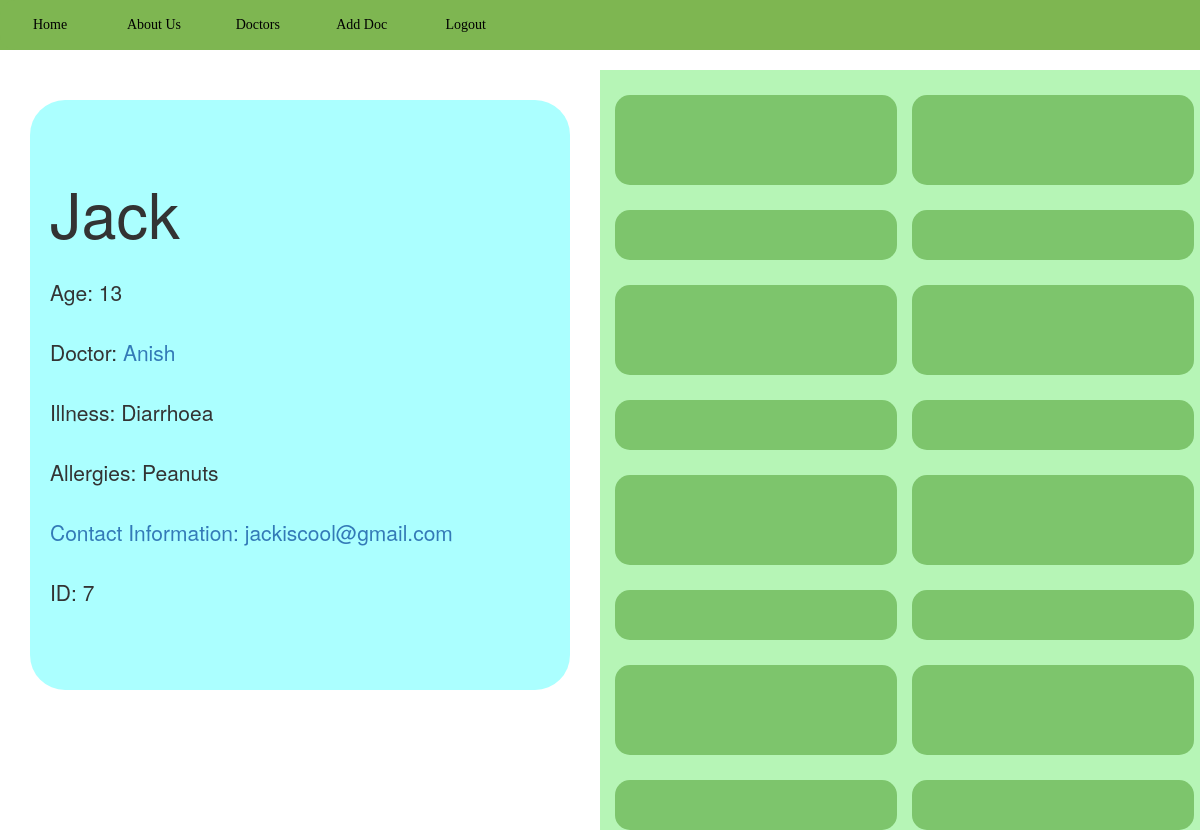
/patient_detail_view/7/ (signed in), run on the app's committed database.
### basic_app/models.py (models this page shows, shortened)
class Patient(models.Model):
    name= models.CharField(max_length=200)
    age = models.CharField(max_length=200)
    gender = models.CharField(max_length=200)
    illness= models.CharField(max_length=200)
    allergies= models.CharField(max_length=200)
    email= models.EmailField(max_length=200)
    doctor= models.ForeignKey('basic_app.Doctor', related_name='patients')

class Doctor(models.Model):
    name = models.CharField(max_length=200)
    age = models.CharField(max_length=200)
    gender = models.CharField(max_length=200)
    degree =models.CharField(max_length=200)
    description = models.TextField()
    def __str__(self):
        return self.name

### basic_app/views.py (the view)
# urls.py: url(r'^patient_detail_view/(?P<pk>\d+)/$',views.PatientDetailView.as_view(), name='patient_detail_view'),
class PatientDetailView(LoginRequiredMixin, DetailView):
    model= Patient

### basic_app/templates/basic_app/patient_detail.html (shortened to what this page needs)
{% extends 'basic_app/base.html' %}
{% block content %}
<div style = "width: 100%;height:100%; display: flex;">
<div class = "docdesc">
  <div class="jumbotron" style="background-color: rgb(171, 255, 255);border-radius:35px">
    <h1 id = "Doc">{{patient.name}}</h1>
    <p class = "desc">Age: {{patient.age}}</p>
    <p class="desc">Doctor: <a href="{%url 'doctor_detail' pk=patient.doctor.pk%}">{{patient.doctor}}</a></p>
    <p class = "desc">Illness: {{patient.illness}}</p>
    <p class ="desc"> Allergies: {{patient.allergies}} </p>
    <a href="https://www.google.com/intl/en_in/gmail/about/"><p class ="desc" > Contact Information: {{patient.email}} </p></a>
    <p class = "desc">ID: {{patient.id}}</p>
    <br>
  </div>
</div>
<div class = "docconsult">
  <div id= "big">
      <div class = "docs">
          <br>
          <br>
      </div>
      <div class = "docs">
          <br>
          <br>
      </div>
      <div class = "docs">
      </div>
      <div class = "docs">
      </div>
      <div class = "docs">
          <br>
          <br>
      </div>
      <div class = "docs">
          <br>
          <br>
      </div>
      <div class = "docs">
      </div>
      <div class = "docs">
      </div>
      <div class = "docs">
          <br>
          <br>
      </div>
      <div class = "docs">
          <br>
          <br>
      </div>
      <div class = "docs">
      </div>
      <div class = "docs">
      </div>
      <div class = "docs">
          <br>
          <br>
      </div>
      <div class = "docs">
          <br>
          <br>
      </div>
      <div class = "docs">
      </div>
      <div class = "docs">
      </div>
  </div>
</div>
</div>
{%endblock%}

### basic_app/static/basic_app.css (style rules this page uses)
.body { background-color: rgb(255, 255, 255); }
.docs { width:47%; background-color: rgb(125, 197, 108); margin-left:15px; margin-top: 25px; padding:15px; border-radius: 15px; float:left; }
#Doc { margin-left:20px; margin-top:30px; }
.desc { margin-top:30px; margin-left:20px; }
.docdesc { display: inline-block; width: 50%; padding:30px; }
.docconsult { height:100%; width:50%; background-color: rgb(182, 245, 182); display: inline-block; text-align: center; }

### data on the page
Patient: name "Jack", age "13", doctor "Anish", illness "Diarrhoea", allergies "Peanuts", email "jackiscool@gmail.com", id "7"
